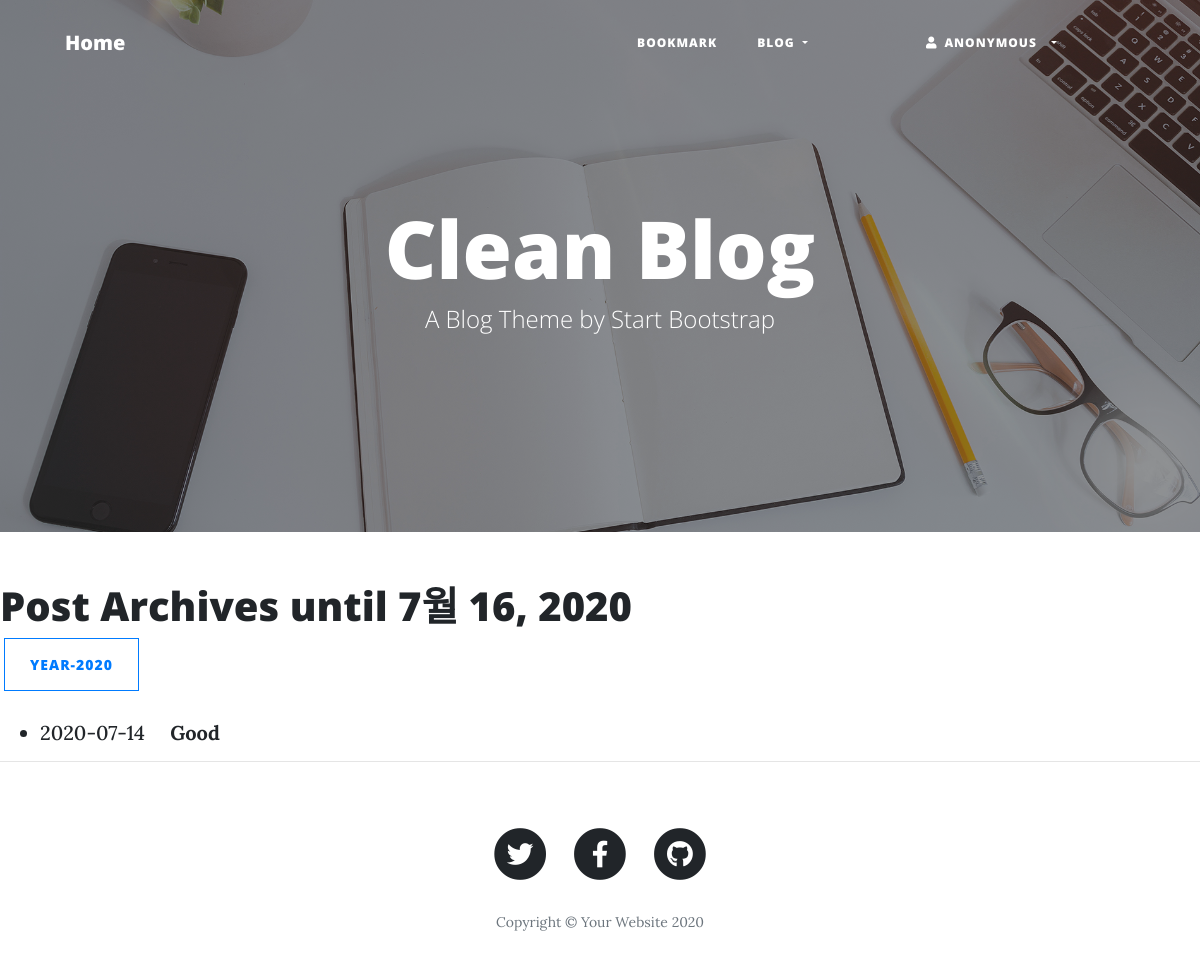
The page /blog/archive/ on the database as committed earlier.
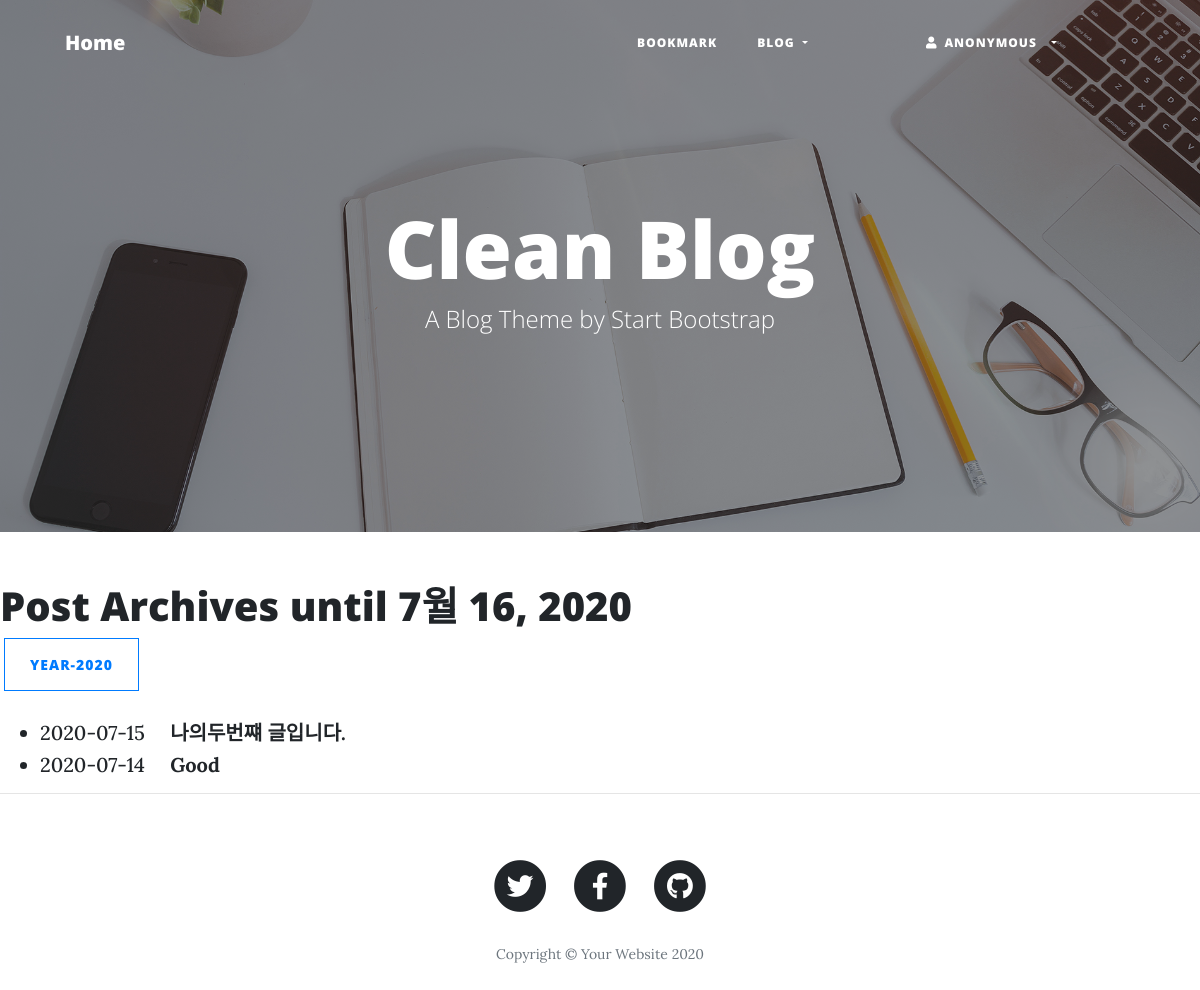
The same page on the database as committed later.
### blog/models.py (models this page shows, shortened)
class Post(models.Model):
    title = models.CharField(verbose_name='TITLE', max_length=50)
    slug = models.SlugField('SLUG', unique=True, allow_unicode=True, help_text='one word for title alias.')
    description = models.CharField('DESCRIPTION', max_length=100, blank=True, help_text='simple description text.')
    content = models.TextField('CONTENT')
    create_dt = models.DateTimeField('CREATE DATE', auto_now_add=True)
    modify_dt = models.DateTimeField('MODIFY DATE', auto_now=True)
    tags = TaggableManager(blank=True)
    owner = models.ForeignKey(User, on_delete=models.CASCADE, verbose_name='OWNER', blank=True, null=True)
    class Meta:
        verbose_name = 'post'
        verbose_name_plural = 'posts'
        db_table = 'blog_posts'
        ordering = ('-modify_dt',)
    def get_absolute_url(self):
        return reverse('blog:post_detail', args=(self.slug,))

### blog/views.py (the view)
# urls.py: path('archive/', views.PostAV.as_view(), name='post_archive'),
class PostAV(ArchiveIndexView):
    model = Post
    date_field = 'modify_dt'

### blog/templates/blog/post_archive.html (shortened to what this page needs)
{% extends 'base.html' %}
{% load static %}
{% block content %}
    <h1>Post Archives until {% now "N d, Y" %}</h1>
    {% for date in date_list %}
    <a href="{% url 'blog:post_year_archive' date|date:'Y' %}"
       class="btn btn-outline-primary btn-sm mx-1">
        Year-{{ date|date:"Y" }}</a>
    {% endfor %}
    <br><br>
    <div>
        <ul>
            {% for post in object_list %}
            <li class="h5">
                {{ post.modify_dt|date:"Y-m-d" }}&emsp;
                <a href="{{ post.get_absolute_url }}"><strong>{{ post.title }}</strong></a>
            </li>
            {% endfor %}
        </ul>
    </div>
{% endblock %}

Rows that differ between the two databases and show on the page:
added Post: modify_dt "2020-07-15", title "나의두번쨰 글입니다."
